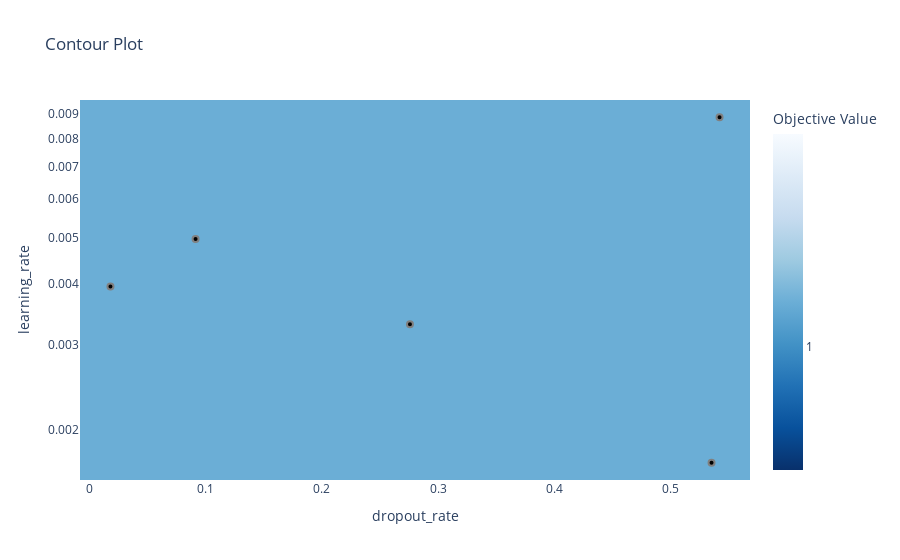

Notebook code for this chart:
### Code cell
# plot the estimated accuracy surface over hyperparameters:
fig = optuna.visualization.plot_contour(study8, params=['learning_rate', 'dropout_rate'])
fig.show()

### Figure 1 — Plotly figure (JSON) as saved in the notebook; plotly's stock layout.template omitted (floating-point values rounded to 4 significant figures)
{"data": [{"colorbar": {"title": {"text": "Objective Value"}}, "colorscale": [[0, "rgb(247,251,255)"], [0.125, "rgb(222,235,247)"], [0.25, "rgb(198,219,239)"], [0.375, "rgb(158,202,225)"], [0.5, "rgb(107,174,214)"], [0.625, "rgb(66,146,198)"], [0.75, "rgb(33,113,181)"], [0.875, "rgb(8,81,156)"], [1, "rgb(8,48,107)"]], "connectgaps": true, "contours": {"coloring": "heatmap"}, "hoverinfo": "none", "line": {"smoothing": 1.3}, "reversescale": true, "type": "contour", "x": [-0.00797, 0.01822, 0.09142, 0.2758, 0.5351, 0.542, 0.5682], "y": [0.001576, 0.001711, 0.003307, 0.003958, 0.004959, 0.008852, 0.00961], "z": [[null, null, null, null, null, null, null], [null, null, null, null, 1.133, null, null], [null, null, null, 1.133, null, null, null], [null, 1.133, null, null, null, null, null], [null, null, 1.133, null, null, null, null], [null, null, null, null, null, 1.133, null], [null, null, null, null, null, null, null]]}, {"marker": {"color": "black", "line": {"color": "Grey", "width": 2}}, "mode": "markers", "showlegend": false, "type": "scatter", "x": [0.09142, 0.01822, 0.5351, 0.2758, 0.542], "y": [0.004959, 0.003958, 0.001711, 0.003307, 0.008852]}], "layout": {"title": {"text": "Contour Plot"}, "xaxis": {"range": [-0.00797, 0.5682], "title": {"text": "dropout_rate"}}, "yaxis": {"range": [-2.802, -2.017], "title": {"text": "learning_rate"}, "type": "log"}}}
